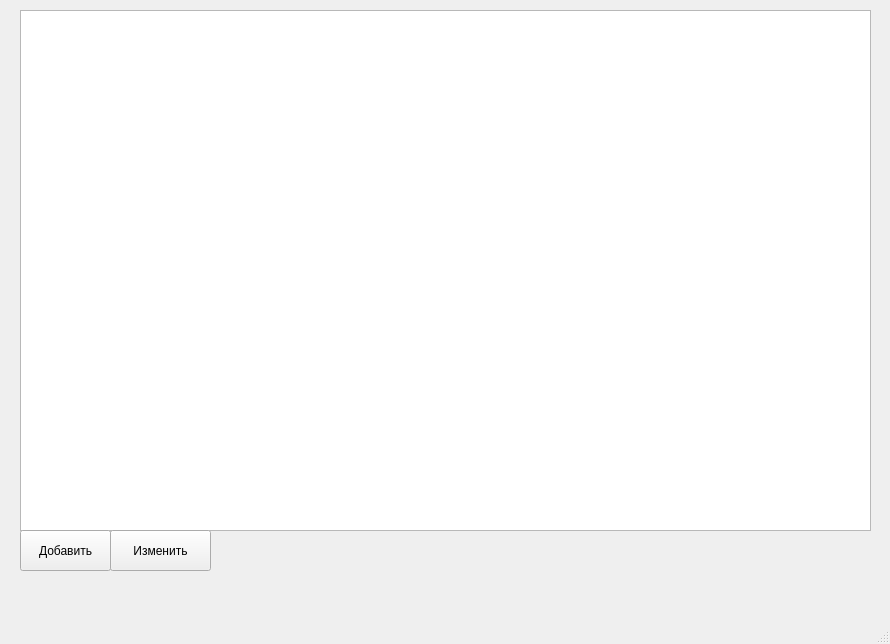
<?xml version="1.0" encoding="UTF-8"?>
<ui version="4.0">
 <class>MainWindow</class>
 <widget class="QMainWindow" name="MainWindow">
  <property name="geometry">
   <rect>
    <x>0</x>
    <y>0</y>
    <width>890</width>
    <height>644</height>
   </rect>
  </property>
  <property name="windowTitle">
   <string>MainWindow</string>
  </property>
  <widget class="QWidget" name="centralwidget">
   <widget class="QTableWidget" name="tableWidget">
    <property name="geometry">
     <rect>
      <x>20</x>
      <y>10</y>
      <width>851</width>
      <height>521</height>
     </rect>
    </property>
   </widget>
   <widget class="QPushButton" name="add">
    <property name="geometry">
     <rect>
      <x>20</x>
      <y>530</y>
      <width>91</width>
      <height>41</height>
     </rect>
    </property>
    <property name="text">
     <string>Добавить</string>
    </property>
   </widget>
   <widget class="QPushButton" name="update">
    <property name="geometry">
     <rect>
      <x>110</x>
      <y>530</y>
      <width>101</width>
      <height>41</height>
     </rect>
    </property>
    <property name="text">
     <string>Изменить</string>
    </property>
   </widget>
  </widget>
  <widget class="QMenuBar" name="menubar">
   <property name="geometry">
    <rect>
     <x>0</x>
     <y>0</y>
     <width>890</width>
     <height>21</height>
    </rect>
   </property>
  </widget>
  <widget class="QStatusBar" name="statusbar"/>
 </widget>
 <resources/>
 <connections/>
</ui>
